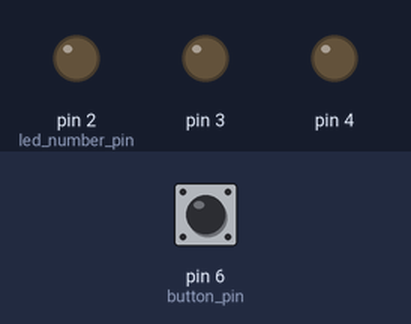
Recording of a sketch running on a simulated Arduino Uno, built with avr-gcc and run on an emulated ATmega328P. Shown: output pins drawn as LEDs (lit = HIGH). The test bench sets the inputs (shaded band); at power-on: pin 6 (button_pin) HIGH.

Above: at 1.2 s.
1.3 s: pin 6 (button_pin) pulled LOW for 0.15 s
At 2.5 s:
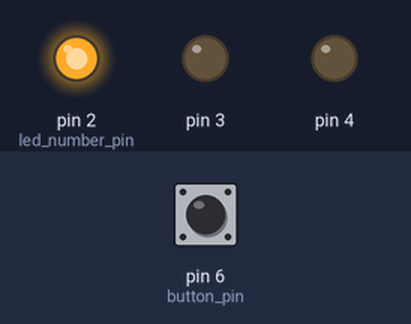
2.9 s: pin 6 (button_pin) pulled LOW for 1 s
At 3.9 s:
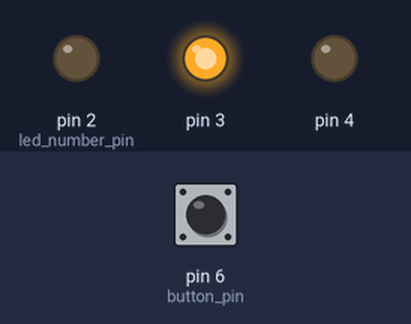
5.4 s: pin 6 (button_pin) pulled LOW for 0.15 s
At 5.8 s:
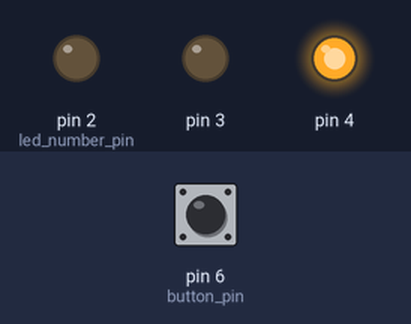
7.0 s: pin 6 (button_pin) pulled LOW for 3.2 s
At 8.2 s:
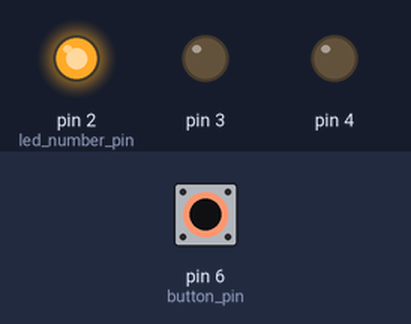
Timing chart, 0 to 10.0 s (numbered marks = the images above; inputs shaded):
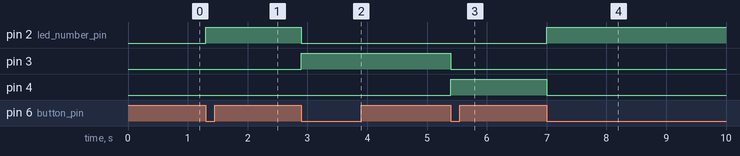

The sketch:

leds.ino
```cpp
#define button_pin 6

boolean isButtonPressed = 0; // State of button

byte led_number_pin = 2;

unsigned long last_click = 0;

void setup() {
    Serial.begin(9600);
    pinMode(button_pin, INPUT_PULLUP);
    pinMode(2, OUTPUT);
    pinMode(3, OUTPUT);
    pinMode(4, OUTPUT);
}

void loop() {
    boolean button = !digitalRead(button_pin);

    // Button pressed
    if(button == 1 && isButtonPressed == 0 && millis() - last_click > 100){
        last_click = millis();
        isButtonPressed = 1;

        if(led_number_pin > 4) led_number_pin = 2;

        // Turn off all leds
        digitalWrite(2, 0);
        digitalWrite(3, 0);
        digitalWrite(4, 0);

        digitalWrite(led_number_pin, 1); // Turn on the next led

        led_number_pin++;
    }

    // Button released
    if(button == 0 && isButtonPressed == 1) {
        isButtonPressed = 0;
    }
}
```

Measured:
- after the input at 1.3 s, pin 2 (led_number_pin): LOW → HIGH at once
- after the input at 2.9 s, pin 2 (led_number_pin): HIGH → LOW at once; pin 3: LOW → HIGH at once
- after the input at 5.4 s, pin 3: HIGH → LOW at once; pin 4: LOW → HIGH at once
- after the input at 7.0 s, pin 2 (led_number_pin): LOW → HIGH at once; pin 4: HIGH → LOW at once
